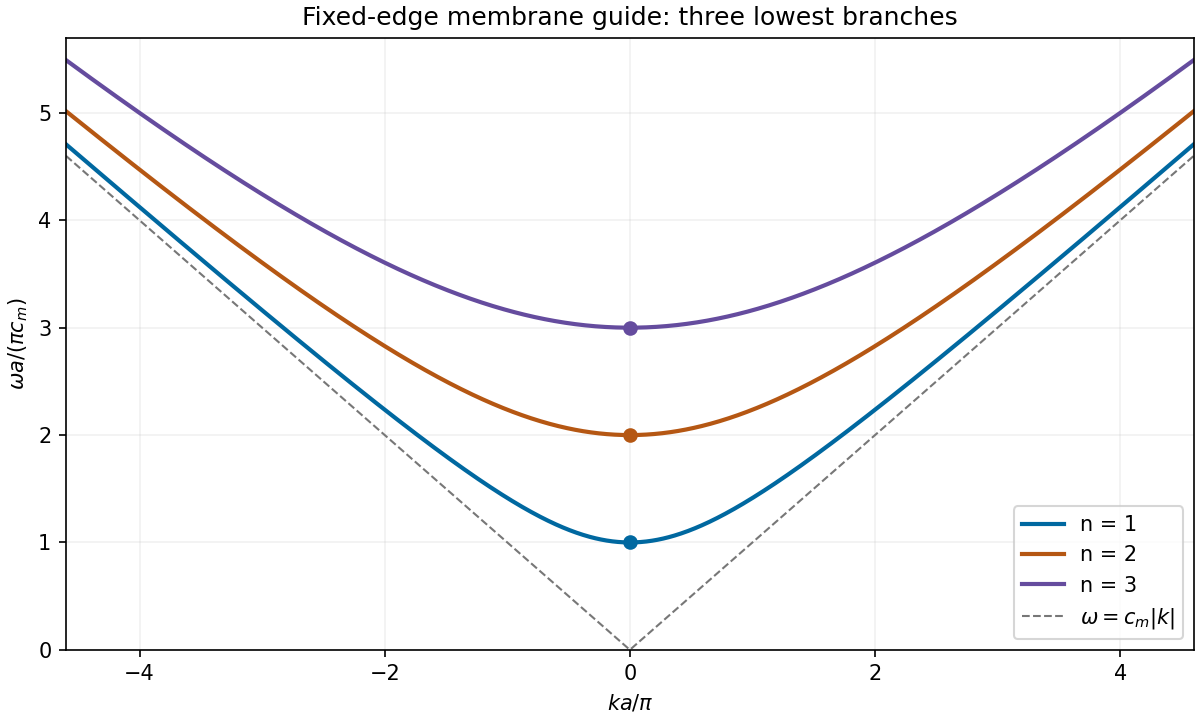

This figure's Python source:
"""Original solution figure; tested with Python 3.14.

Uses NumPy and Matplotlib as declared in the root pyproject.toml.
Writes its PNG basename to the current working directory.
"""
from pathlib import Path
import matplotlib
matplotlib.use("Agg")
import matplotlib.pyplot as plt
import numpy as np

def main():
    k=np.linspace(-4.6,4.6,1000)
    fig,ax=plt.subplots(figsize=(8,4.8),layout="constrained")
    for n,color in [(1,"#0068a0"),(2,"#b55713"),(3,"#654c9e")]:
        omega=np.sqrt(k*k+n*n)
        ax.plot(k,omega,color=color,lw=2,label=f"n = {n}")
        ax.plot(0,n,"o",color=color)
    ax.plot(k,np.abs(k),ls="--",color="#777777",lw=1,label=r"$\omega=c_m|k|$")
    ax.set(xlabel=r"$ka/\pi$",ylabel=r"$\omega a/(\pi c_m)$",xlim=(-4.6,4.6),ylim=(0,5.7),
           title="Fixed-edge membrane guide: three lowest branches")
    ax.legend(loc="lower right",fontsize=10);ax.grid(alpha=.17)

    fig.savefig(Path(__file__).with_suffix(".png").name, dpi=150,
                facecolor="white", transparent=False)
    plt.close(fig)


if __name__ == "__main__":
    main()
